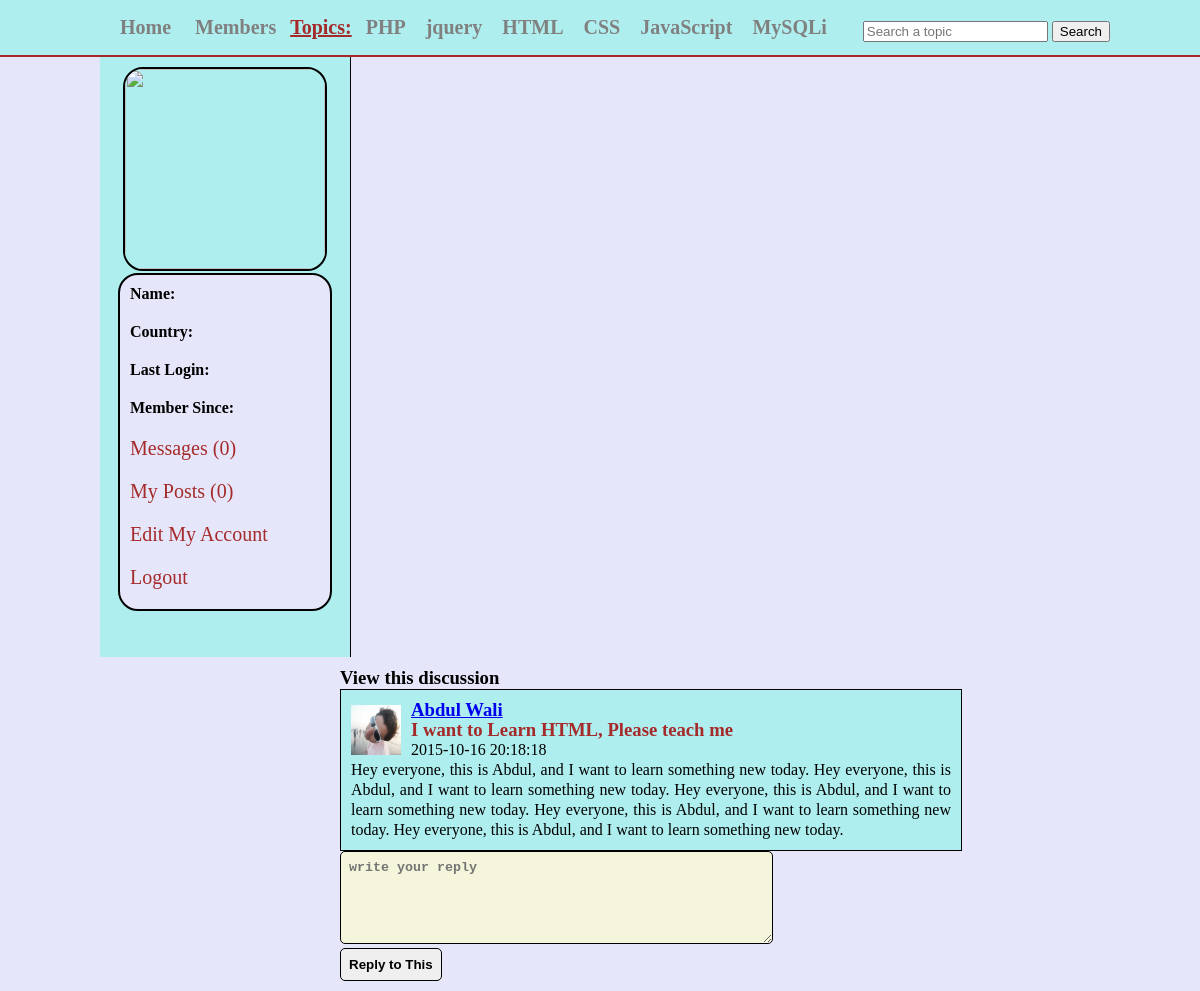
The app's page /social_network/single.php?post_id=1 with its own data.
### tables this page shows
CREATE TABLE IF NOT EXISTS `topics` (
  `topic_id` int(11) NOT NULL AUTO_INCREMENT,
  `topic_name` varchar(255) NOT NULL,
  PRIMARY KEY (`topic_id`)
);

CREATE TABLE IF NOT EXISTS `users` (
  `user_id` int(11) NOT NULL AUTO_INCREMENT,
  `user_name` varchar(255) NOT NULL,
  `user_pass` varchar(255) NOT NULL,
  `user_email` varchar(255) NOT NULL,
  `user_country` text NOT NULL,
  `user_gender` text NOT NULL,
  `user_birthday` text NOT NULL,
  `user_image` text NOT NULL,
  `user_reg_date` text NOT NULL,
  `user_last_login` text NOT NULL,
  `status` text NOT NULL,
  `ver_code` int(100) NOT NULL,
  `posts` text NOT NULL,
  PRIMARY KEY (`user_id`)
);

CREATE TABLE IF NOT EXISTS `posts` (
  `post_id` int(11) NOT NULL AUTO_INCREMENT,
  `user_id` int(11) NOT NULL,
  `topic_id` int(11) NOT NULL,
  `post_title` text NOT NULL,
  `post_content` text NOT NULL,
  `post_date` timestamp NOT NULL DEFAULT CURRENT_TIMESTAMP,
  PRIMARY KEY (`post_id`)
);

### social_network/single.php (the view, shortened to what this page needs)
<!DOCTYPE html>
<?php
include("functions/functions.php");
?>
<html>
	<head>
	<link rel="stylesheet" href="styles/home_style.css" media="all"/>
	</head>
<body>
	<div class="container">
		<div id="head_wrap">
			<div id="header">
				<ul id="menu">
					<li><a href="home.php">Home</a></li>
					<li><a href="members.php">Members</a></li>
					<strong>Topics:</strong>
					<?php
					$get_topics = "select * from topics";
					$run_topics = mysqli_query($con,$get_topics);
					while($row=mysqli_fetch_array($run_topics)){
						$topic_id = $row['topic_id'];
						$topic_name = $row['topic_name'];
					echo "<li><a href='topic.php?topic=$topic_id'>$topic_name</a></li>";
					}
					?>
				</ul>
				<form method="get" action="results.php" id="form1">
					<input type="text" name="user_query" placeholder="Search a topic"/>
					<input type="submit" name="search" value="Search"/>
				</form>
			</div>
		</div>
			<div class="content">
			<div id="user_timeline">
				<div id="user_details">
					<?php
					$user = $_SESSION['user_email'];
					$get_user = "select * from users where user_email='$user'";
					$run_user = mysqli_query($con,$get_user);
					$row=mysqli_fetch_array($run_user);
					$user_id = $row['user_id'];
					$user_name = $row['user_name'];
					$user_country = $row['user_country'];
					$user_image = $row['user_image'];
					$register_date = $row['user_reg_date'];
					$last_login = $row['user_last_login'];
					$user_posts = "select * from posts where user_id='$user_id'";
					$run_posts = mysqli_query($con,$user_posts);
					$posts = mysqli_num_rows($run_posts);
					$sel_msg = "select * from messages where receiver='$user_id' AND status='unread' ORDER by 1 DESC";
					$run_msg = mysqli_query($con,$sel_msg);
					$count_msg = mysqli_num_rows($run_msg);
					echo "
						<center>
						<img src='users/$user_image' width='200' height='200'/>
						</center>
						<div id='user_mention'>
						<p><strong>Name:</strong> $user_name</p>
						<p><strong>Country:</strong> $user_country</p>
						<p><strong>Last Login:</strong> $last_login</p>
						<p><strong>Member Since:</strong> $register_date</p>
						<p><a href='my_messages.php?inbox&u_id=$user_id'>Messages ($count_msg)</a></p>
						<p><a href='my_posts.php?u_id=$user_id'>My Posts ($posts)</a></p>
						<p><a href='edit_profile.php?u_id=$user_id'>Edit My Account</a></p>
						<p><a href='logout.php'>Logout</a></p>
						</div>
					";
					?>
					</div>
				</div>
			</div>
				<div id="content_timeline">
						<h3>View this discussion</h3>
						<?php single_post();?>
				</div>
		</div>
</body>
</html>

### social_network/functions/functions.php (shortened to what this page needs)
<?php
$con = mysqli_connect("localhost","qwerk","51525354","SOCIALJERSY") or die("Connection was not established");
	function single_post(){
	if(isset($_GET['post_id'])){
	global $con;
	$get_id = $_GET['post_id'];
	$get_posts = "select * from posts where post_id='$get_id'";
	$run_posts = mysqli_query($con,$get_posts);
	$row_posts=mysqli_fetch_array($run_posts);
		$user_id = $row_posts['user_id'];
		$post_title = $row_posts['post_title'];
		$content = $row_posts['post_content'];
		$post_date = $row_posts['post_date'];
		$user = "select * from users where user_id='$user_id' AND posts='yes'";
		$run_user = mysqli_query($con,$user);
		$row_user=mysqli_fetch_array($run_user);
		$user_name = $row_user['user_name'];
		$user_image = $row_user['user_image'];
		echo "<div id='posts'>
		<p><img src='users/$user_image' width='50' height='50'></p>
		<h3><a href='user_profile.php?user_id=$user_id'>$user_name</a></h3>
		<h3>$post_title</h3>
		<p>$post_date</p>
		<p>$content</p>
		</div>
		";
		echo "
		<form action='' method='post' id='reply'>
		<textarea cols='50' rows='5' name='comment' placeholder='write your reply'></textarea><br/>
		<input type='submit' name='reply' value='Reply to This'/>
		</form>
		";
	}
	}
?>

### social_network/styles/home_style.css (style rules this page uses)
html, body, div, span, applet, object, iframe, h1, h2, h3, h4, h5, h6, p, blockquote, pre, a, abbr, acronym, address, big, cite, code, del, dfn, em, img, ins, kbd, q, s, samp, small, strike, strong, sub, sup, tt, var, b, u, i, center, dl, dt, dd, ol, ul, li, fieldset, form, label, legend, table, caption, tbody, tfoot, thead, tr, th, td, article, aside, canvas, details, embed, figure, figcaption, footer, header, hgroup, menu, nav, output, ruby, section, summary, time, mark, audio, video { margin: 0; padding: 0; border: 0; }
body { background-color:#E6E6FA; }
.container { margin:0; padding:0; background-color:#E6E6FA; }
#head_wrap { width:100%; height:35px; margin:0 auto; border-bottom:2px solid brown; padding:10px; background:#AFEEEE; }
#header { margin:0 auto; width:1000px; height:35px; }
#menu { line-height:35px; padding:0; margin:0; float:left; }
#menu li { display:inline; list-style:none; }
#menu a { margin:5px; padding:5px; text-decoration:none; color:gray; font-size:20px; font-weight:bold; }
#menu strong { font-size:20px; text-decoration:underline; color:brown; }
#form1 { float:right; line-height:35px; padding-top:3px; }
.content { width:1000px; margin:0 auto; }
#user_timeline { background:#AFEEEE; width:250px; float:left; height:600px; border-right:1px solid black; }
#user_details { padding:10px; }
#user_details img { border:2px solid black; border-radius:20px; }
#user_details p { margin-bottom:10px; padding:5px; }
#user_details a { color:brown; font-size:20px; text-decoration:none; }
#user_mention { background:#E6E6FA; border:2px solid black; border-radius:20px; width:200px; margin:0 auto; padding:5px; }
#content_timeline { float:right; width:850px; padding:10px; }
#posts { width:600px; background:#AFEEEE; padding:10px; line-height:20px; border:1px solid black; text-align:justify; }
#posts img { float:left; padding-top:5px; padding-right:10px; }
#posts h3 { color:brown; }
#reply textarea { padding:8px; border:1px solid black; border-radius:5px; font-weight:bolder; background:#F5F5DC; }
#reply input { padding:8px; border:1px solid black; border-radius:5px; font-weight:bolder; }

### records on screen
topics: topic_name "PHP"
topics: topic_name "jquery"
topics: topic_name "HTML"
topics: topic_name "CSS"
topics: topic_name "JavaScript"
topics: topic_name "MySQLi"
users: user_image (picture), user_name "Abdul Wali"
posts: post_title "I want to Learn HTML, Please teach me", post_date "2015-10-16 20:18:18", post_content "Hey everyone, this is Abdul, and I want to learn something new today. Hey everyone, this is Abdul, and I want to learn something new today. Hey everyone, this is Abdul, and I want to learn something new today. Hey everyone, this is Abdul, and I want to learn something new today. Hey everyone, this is Abdul, and I want to learn something new today."

### other values on screen
$count_msg "0"
$posts "0"
